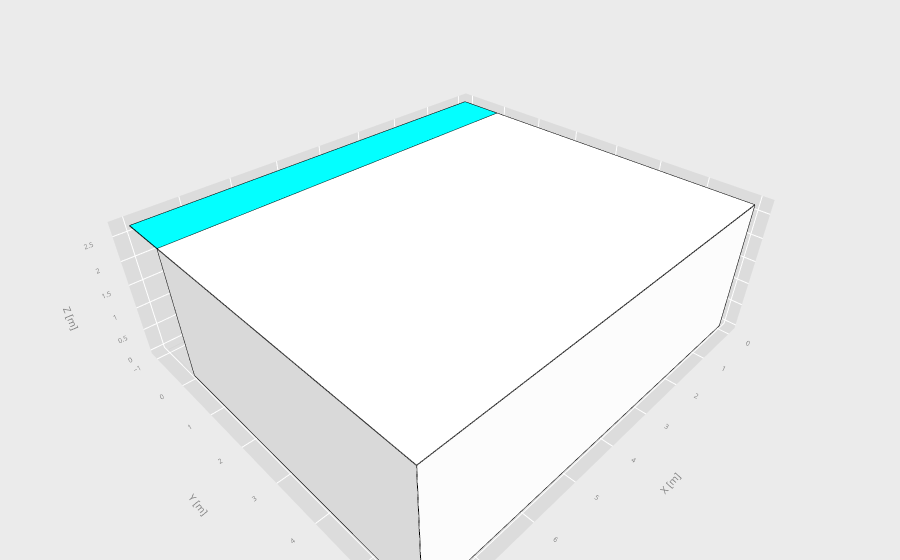

The notebook cell saved with this chart:
### Code cell
import datetime as dt

date = dt.datetime(2001,3,21,12,0,0)
pro.show_3D()
#pro.show_3D_shadows(date)
#pro.show_3D_shadows_animation(date)

### Figure 1 — Plotly figure (JSON) as saved in the notebook; plotly's stock layout.template omitted (floating-point values rounded to 4 significant figures)
{"data": [{"color": "rgb(255,255,255)", "flatshading": true, "hovertemplate": "<b>north_wall</b><extra></extra>", "i": [0, 0], "j": [1, 2], "k": [2, 3], "lighting": {"ambient": 0.85, "diffuse": 0.5, "specular": 0.05}, "name": "north_wall", "opacity": 1, "type": "mesh3d", "x": [8.0, 8.0, 0.0, 0.0], "y": [6.0, 6.0, 6.0, 6.0], "z": [2.7, 0.0, 0.0, 2.7]}, {"hoverinfo": "skip", "line": {"color": "black", "width": 2}, "mode": "lines", "showlegend": false, "type": "scatter3d", "x": [8, 0, 0, 8, 8, null], "y": [6, 6.0, 6.0, 6, 6, null], "z": [0, 0, 2.7, 2.7, 0, null]}, {"color": "rgb(255,255,255)", "flatshading": true, "hovertemplate": "<b>east_wall</b><extra></extra>", "i": [0, 0], "j": [1, 2], "k": [2, 3], "lighting": {"ambient": 0.85, "diffuse": 0.5, "specular": 0.05}, "name": "east_wall", "opacity": 1, "type": "mesh3d", "x": [8.0, 8.0, 8.0, 8.0], "y": [0.0, 0.0, 6.0, 6.0], "z": [2.7, 0.0, 0.0, 2.7]}, {"hoverinfo": "skip", "line": {"color": "black", "width": 2}, "mode": "lines", "showlegend": false, "type": "scatter3d", "x": [8, 8, 8, 8, 8, null], "y": [0, 6, 6, 0, 0, null], "z": [0, 0, 2.7, 2.7, 0, null]}, {"color": "rgb(255,255,255)", "flatshading": true, "hovertemplate": "<b>south_wall</b><extra></extra>", "i": [0, 0, 0, 0, 5, 5, 7, 7, 7, 1, 1, 1, 3, 3], "j": [1, 2, 3, 4, 4, 6, 6, 8, 9, 9, 10, 11, 10, 9], "k": [2, 3, 4, 5, 6, 7, 8, 9, 1, 10, 11, 2, 9, 4], "lighting": {"ambient": 0.85, "diffuse": 0.5, "specular": 0.05}, "name": "south_wall", "opacity": 1, "type": "mesh3d", "x": [0.0, 0.0, 0.5, 3.5, 4.5, 8.0, 7.5, 8.0, 7.5, 4.5, 3.5, 0.5], "y": [0.0, 0.0, 0.0, 0.0, 0.0, 0.0, 0.0, 0.0, 0.0, 0.0, 0.0, 0.0], "z": [2.7, 0.0, 2.2, 2.2, 2.2, 2.7, 2.2, 0.0, 0.2, 0.2, 0.2, 0.2]}, {"hoverinfo": "skip", "line": {"color": "black", "width": 2}, "mode": "lines", "showlegend": false, "type": "scatter3d", "x": [0, 8, 8, 0, 0, null], "y": [0, 0, 0, 0, 0, null], "z": [0, 0, 2.7, 2.7, 0, null]}, {"color": "rgb(15,0,251)", "flatshading": true, "hovertemplate": "<b>south_window_1</b><extra></extra>", "i": [0, 0], "j": [1, 2], "k": [2, 3], "lighting": {"ambient": 0.85, "diffuse": 0.5, "specular": 0.05}, "name": "south_window_1", "opacity": 0.6, "type": "mesh3d", "x": [0.5, 0.5, 3.5, 3.5], "y": [0.0, 0.0, 0.0, 0.0], "z": [2.2, 0.2, 0.2, 2.2]}, {"hoverinfo": "skip", "line": {"color": "black", "width": 2}, "mode": "lines", "showlegend": false, "type": "scatter3d", "x": [0.5, 3.5, 3.5, 0.5, 0.5, null], "y": [0, 0, 0, 0, 0, null], "z": [0.2, 0.2, 2.2, 2.2, 0.2, null]}, {"color": "rgb(15,0,251)", "flatshading": true, "hovertemplate": "<b>south_window_2</b><extra></extra>", "i": [0, 0], "j": [1, 2], "k": [2, 3], "lighting": {"ambient": 0.85, "diffuse": 0.5, "specular": 0.05}, "name": "south_window_2", "opacity": 0.6, "type": "mesh3d", "x": [4.5, 4.5, 7.5, 7.5], "y": [0.0, 0.0, 0.0, 0.0], "z": [2.2, 0.2, 0.2, 2.2]}, {"hoverinfo": "skip", "line": {"color": "black", "width": 2}, "mode": "lines", "showlegend": false, "type": "scatter3d", "x": [4.5, 7.5, 7.5, 4.5, 4.5, null], "y": [0, 0, 0, 0, 0, null], "z": [0.2, 0.2, 2.2, 2.2, 0.2, null]}, {"color": "rgb(255,255,255)", "flatshading": true, "hovertemplate": "<b>west_wall</b><extra></extra>", "i": [0, 0], "j": [1, 2], "k": [2, 3], "lighting": {"ambient": 0.85, "diffuse": 0.5, "specular": 0.05}, "name": "west_wall", "opacity": 1, "type": "mesh3d", "x": [0.0, 0.0, 3.674e-16, 3.674e-16], "y": [6.0, 6.0, 0.0, 0.0], "z": [2.7, 0.0, 0.0, 2.7]}, {"hoverinfo": "skip", "line": {"color": "black", "width": 2}, "mode": "lines", "showlegend": false, "type": "scatter3d", "x": [0, 3.674e-16, 3.674e-16, 0, 0, null], "y": [6, 0, 0, 6, 6, null], "z": [0, 0, 2.7, 2.7, 0, null]}, {"color": "rgb(255,255,255)", "flatshading": true, "hovertemplate": "<b>roof_wall</b><extra></extra>", "i": [0, 0], "j": [1, 2], "k": [2, 3], "lighting": {"ambient": 0.85, "diffuse": 0.5, "specular": 0.05}, "name": "roof_wall", "opacity": 1, "type": "mesh3d", "x": [0.0, 0.0, 8.0, 8.0], "y": [6.0, 0.0, 0.0, 6.0], "z": [2.7, 2.7, 2.7, 2.7]}, {"hoverinfo": "skip", "line": {"color": "black", "width": 2}, "mode": "lines", "showlegend": false, "type": "scatter3d", "x": [0, 8, 8, 0, 0, null], "y": [0, 0, 6, 6, 0, null], "z": [2.7, 2.7, 2.7, 2.7, 2.7, null]}, {"color": "rgb(255,255,255)", "flatshading": true, "hovertemplate": "<b>floor_wall</b><extra></extra>", "i": [0, 0], "j": [1, 2], "k": [2, 3], "lighting": {"ambient": 0.85, "diffuse": 0.5, "specular": 0.05}, "name": "floor_wall", "opacity": 1, "type": "mesh3d", "x": [0.0, 0.0, 8.0, 8.0], "y": [0.0, 6.0, 6.0, 0.0], "z": [3.674e-16, 0.0, 0.0, 3.674e-16]}, {"hoverinfo": "skip", "line": {"color": "black", "width": 2}, "mode": "lines", "showlegend": false, "type": "scatter3d", "x": [0, 8, 8, 0, 0, null], "y": [6, 6, 0, 0, 6, null], "z": [0, 0, 3.674e-16, 3.674e-16, 0, null]}, {"color": "rgb(0,255,255)", "flatshading": true, "hovertemplate": "<b>overhang</b><extra></extra>", "i": [0, 0], "j": [1, 2], "k": [2, 3], "lighting": {"ambient": 0.85, "diffuse": 0.5, "specular": 0.05}, "name": "overhang", "opacity": 1, "type": "mesh3d", "x": [0.0, 0.0, 8.0, 8.0], "y": [0.0, -1.0, -1.0, 0.0], "z": [2.7, 2.7, 2.7, 2.7]}, {"hoverinfo": "skip", "line": {"color": "black", "width": 2}, "mode": "lines", "showlegend": false, "type": "scatter3d", "x": [0, 8, 8, 0, 0, null], "y": [-1, -1, 0, 0, -1, null], "z": [2.7, 2.7, 2.7, 2.7, 2.7, null]}, {"hoverinfo": "skip", "line": {"color": "rgba(100,100,100,0.5)", "width": 1}, "mode": "lines", "showlegend": false, "type": "scatter3d", "x": [0, 8, 8, 0, 0], "y": [-1, -1, 6.0, 6.0, -1], "z": [0, 0, 0, 0, 0]}, {"hoverinfo": "skip", "line": {"color": "rgba(100,100,100,0.5)", "width": 1}, "mode": "lines", "showlegend": false, "type": "scatter3d", "x": [0, 0, 0, 0, 0], "y": [-1, 6.0, 6.0, -1, -1], "z": [0, 0, 2.7, 2.7, 0]}, {"hoverinfo": "skip", "line": {"color": "rgba(100,100,100,0.5)", "width": 1}, "mode": "lines", "showlegend": false, "type": "scatter3d", "x": [0, 8, 8, 0, 0], "y": [0, 0, 0, 0, 0], "z": [0, 0, 2.7, 2.7, 0]}], "layout": {"margin": {"b": 0, "l": 0, "r": 0, "t": 0}, "paper_bgcolor": "rgb(235, 235, 235)", "scene": {"aspectmode": "data", "bgcolor": "rgb(235, 235, 235)", "xaxis": {"backgroundcolor": "rgb(220, 220, 220)", "showbackground": true, "tickfont": {"color": "gray", "size": 9}, "title": {"font": {"color": "gray", "size": 10}, "text": "X [m]"}}, "yaxis": {"backgroundcolor": "rgb(220, 220, 220)", "showbackground": true, "tickfont": {"color": "gray", "size": 9}, "title": {"font": {"color": "gray", "size": 10}, "text": "Y [m]"}}, "zaxis": {"backgroundcolor": "rgb(220, 220, 220)", "showbackground": true, "tickfont": {"color": "gray", "size": 9}, "title": {"font": {"color": "gray", "size": 10}, "text": "Z [m]"}}}, "showlegend": false}}
